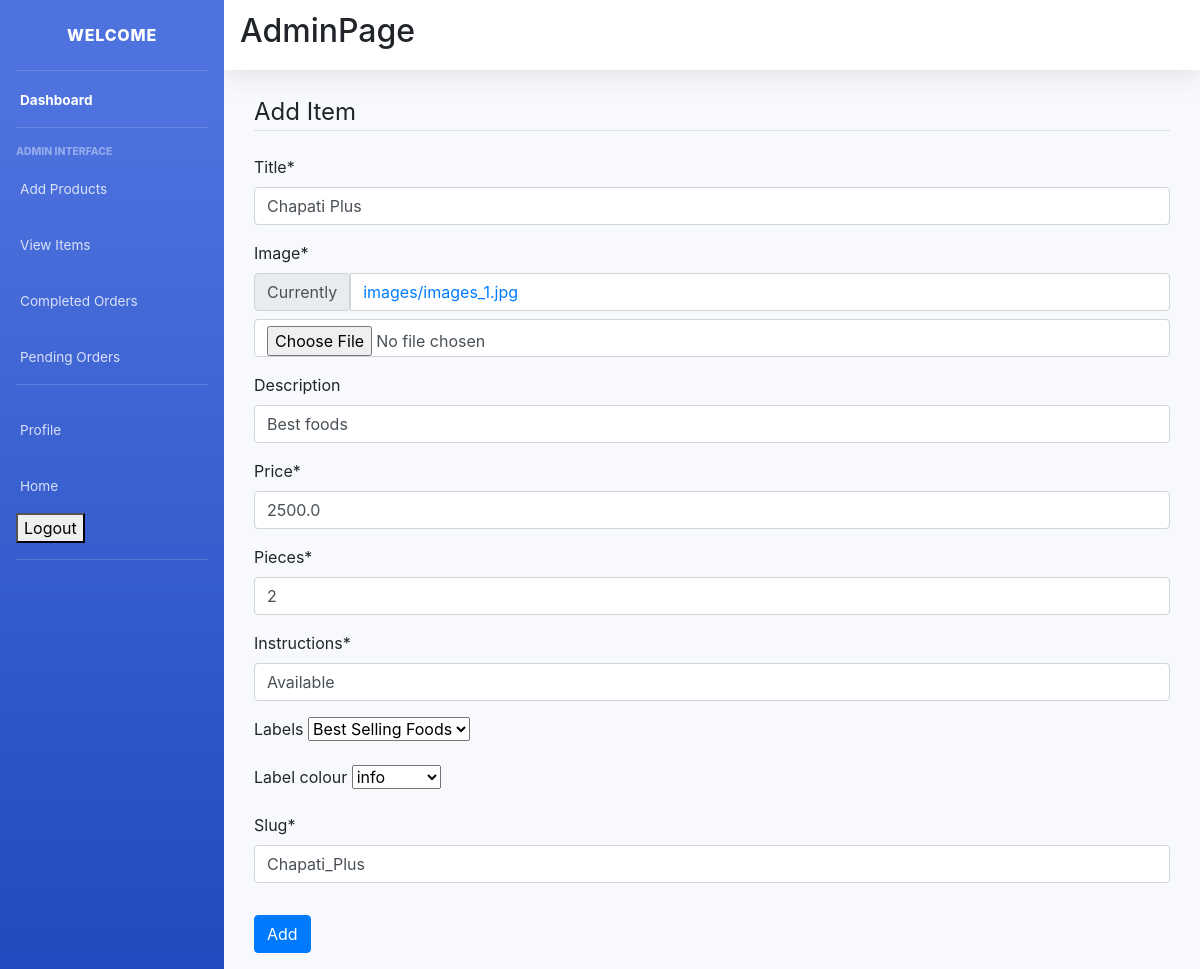
Screenshot of /item-update/Chapati_Plus/ (signed in) with the database file from the repository.
### main/models.py (models this page shows, shortened)
class Item(models.Model):
    LABELS = (
        ('Best Selling Foods', 'Best Selling Foods'),
        ('New Food', 'New Food'),
        ('Spicy Foods🔥', 'Spicy Foods🔥'),
    )
    LABEL_COLOUR = (
        ('danger', 'danger'),
        ('success', 'success'),
        ('primary', 'primary'),
        ('info', 'info'),
        ('warning', 'warning'),
    )
    title = models.CharField(max_length=150)
    description = models.CharField(max_length=250,blank=True)
    price = models.FloatField()
    pieces = models.IntegerField(default=6)
    instructions = models.CharField(max_length=250,default="Available")
    image = models.ImageField(default='default.png', upload_to='images/')
    labels = models.CharField(max_length=25, choices=LABELS, blank=True)
    label_colour = models.CharField(max_length=15, choices=LABEL_COLOUR, blank=True)
    slug = models.SlugField(default="foods")
    created_by = models.ForeignKey(User, on_delete=models.CASCADE)

### main/views.py (the view, shortened to what this page needs)
# urls.py: path('item-update/<slug>/', ItemUpdateView.as_view(), name='item-update'),
class ItemUpdateView(LoginRequiredMixin, UserPassesTestMixin, UpdateView):
    model = Item
    fields = ['title', 'image', 'description', 'price', 'pieces', 'instructions', 'labels', 'label_colour', 'slug']
    def test_func(self):
        item = self.get_object()
        if self.request.user == item.created_by:
            return True
        return False

### main/templates/main/item_form.html (shortened to what this page needs)
{% extends "main/layout2.html" %}
{% load crispy_forms_tags %}
{% block content %}
<div class="form">
    <div class="container">
        <div class="row">
            <div class="col-sm-12">
                <form method="POST" enctype="multipart/form-data">
                    <fieldset class="form-group">
                        <legend class="border-bottom mb-4">Add Item</legend>
                        {{ form|crispy }}
                    </fieldset>
                    <div class="form-group">
                        <button class="btn btn-primary" type="submit">Add</button>
                    </div>
                </form>
            </div>
        </div>
    </div>
</div>
{% endblock content %}

### rows the page displays
Item: title "Chapati Plus", description "Best foods", price "2500.0", pieces "2", instructions "Available", labels "Best Selling Foods", label_colour "info", slug "Chapati_Plus"
